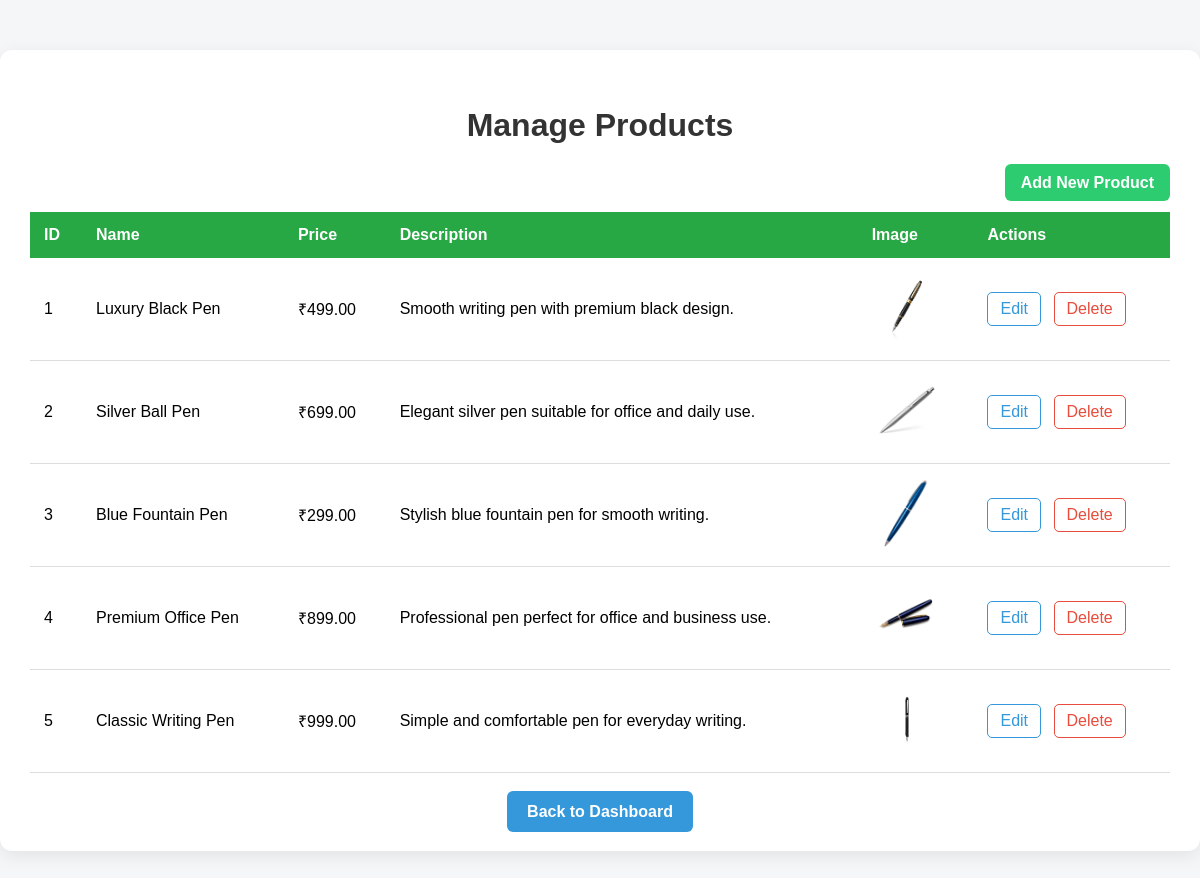
The page /admin/manage_products.php (signed in) on the database its author committed.
### tables this page shows
CREATE TABLE `products` (
  `id` int(11) NOT NULL,
  `name` varchar(255) NOT NULL,
  `price` decimal(10,2) NOT NULL,
  `description` text DEFAULT NULL,
  `image` varchar(255) DEFAULT NULL,
  `created_at` timestamp NOT NULL DEFAULT current_timestamp()
);

### admin/manage_products.php (the view, shortened to what this page needs)
<?php
include '../includes/db.php';
$stmt = $conn->query("SELECT * FROM products");
$products = $stmt->fetchAll(PDO::FETCH_ASSOC);
?>
<!DOCTYPE html>
<html lang="en">
<head>
</head>
<body>
<div class="container">
    <h2>Manage Products</h2>
    <div class="top-actions">
        <a href="add_product.php" class="add-btn">Add New Product</a>
    </div>
    <table>
        <thead>
            <tr>
                <th>ID</th>
                <th>Name</th>
                <th>Price</th>
                <th>Description</th>
                <th>Image</th>
                <th>Actions</th>
            </tr>
        </thead>
        <tbody>
            <?php foreach ($products as $product) : ?>
                <tr>
                    <td><?= htmlspecialchars($product['id']); ?></td>
                    <td><?= htmlspecialchars($product['name']); ?></td>
                    <td>₹<?= number_format($product['price'], 2); ?></td>
                    <td><?= htmlspecialchars($product['description']); ?></td>
                    <td>
                        <img
                            src="../images/<?= htmlspecialchars($product['image']); ?>"
                            alt="<?= htmlspecialchars($product['name']); ?>"
                            class="product-img"
                        >
                    </td>
                    <td>
                        <a
                            href="edit_product.php?id=<?= htmlspecialchars($product['id']); ?>"
                            class="edit-btn"
                        >
                            Edit
                        </a>
                        <a
                            href="delete_product.php?id=<?= htmlspecialchars($product['id']); ?>"
                            class="delete-btn"
                            onclick="return confirm('Are you sure you want to delete this product?');"
                        >
                            Delete
                        </a>
                    </td>
                </tr>
            <?php endforeach; ?>
        </tbody>
    </table>
    <div class="back-wrapper">
        <a href="admin_dashboard.php" class="back-btn">Back to Dashboard</a>
    </div>
</div>
</body>
</html>

### admin/manage_products.php (style rules this page uses)
body { font-family: Arial, sans-serif; background: #f4f6f8; margin: 0; padding: 0; }
.container { width: 95%; max-width: 1200px; margin: 50px auto; background: white; padding: 30px; border-radius: 12px; box-shadow: 0 5px 18px rgba(0,0,0,0.08); }
h2 { text-align: center; margin-bottom: 30px; font-size: 32px; color: #333; }
.top-actions { text-align: right; margin-bottom: 20px; }
.add-btn { background: #2ecc71; color: white; padding: 10px 16px; text-decoration: none; border-radius: 6px; font-weight: bold; }
table { width: 100%; border-collapse: collapse; }
th { background: #28a745; color: white; padding: 14px; text-align: left; }
td { padding: 14px; border-bottom: 1px solid #ddd; vertical-align: middle; }
.product-img { width: 70px; height: 70px; object-fit: contain; }
.edit-btn { color: #3498db; border: 1px solid #3498db; padding: 7px 12px; border-radius: 5px; text-decoration: none; margin-right: 8px; display: inline-block; }
.delete-btn { color: #e74c3c; border: 1px solid #e74c3c; padding: 7px 12px; border-radius: 5px; text-decoration: none; display: inline-block; }
.back-wrapper { text-align: center; margin-top: 30px; }
.back-btn { background: #3498db; color: white; padding: 12px 20px; text-decoration: none; border-radius: 6px; font-weight: bold; }

### rows shown on the page
products: id "1", name "Luxury Black Pen", price "499.00", description "Smooth writing pen with premium black design.", image (picture)
products: id "2", name "Silver Ball Pen", price "699.00", description "Elegant silver pen suitable for office and daily use.", image (picture)
products: id "3", name "Blue Fountain Pen", price "299.00", description "Stylish blue fountain pen for smooth writing.", image (picture)
products: id "4", name "Premium Office Pen", price "899.00", description "Professional pen perfect for office and business use.", image (picture)
products: id "5", name "Classic Writing Pen", price "999.00", description "Simple and comfortable pen for everyday writing.", image (picture)
